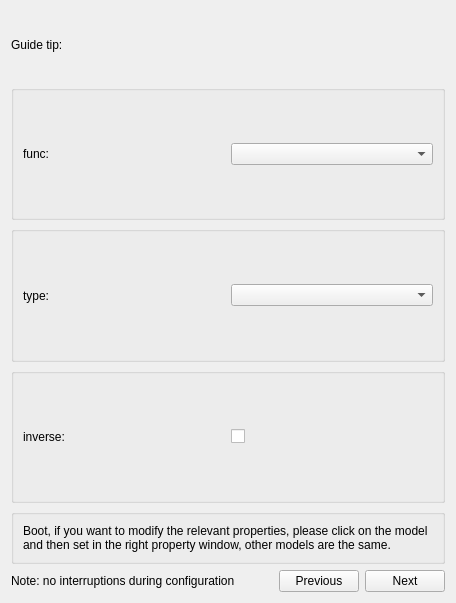
<?xml version="1.0" encoding="UTF-8"?>
<ui version="4.0">
 <class>DOContentSetting</class>
 <widget class="QWidget" name="DOContentSetting">
  <property name="geometry">
   <rect>
    <x>0</x>
    <y>0</y>
    <width>456</width>
    <height>603</height>
   </rect>
  </property>
  <property name="windowTitle">
   <string>DO Guidence Setting</string>
  </property>
  <layout class="QVBoxLayout" name="verticalLayout" stretch="1,2,2,2,0,1">
   <item>
    <layout class="QHBoxLayout" name="horizontalLayout_8">
     <item>
      <widget class="QLabel" name="label_promt">
       <property name="text">
        <string>Guide tip:</string>
       </property>
      </widget>
     </item>
     <item>
      <widget class="QLabel" name="label_direction">
       <property name="text">
        <string/>
       </property>
      </widget>
     </item>
    </layout>
   </item>
   <item>
    <widget class="QGroupBox" name="groupBox_0">
     <property name="title">
      <string/>
     </property>
     <layout class="QHBoxLayout" name="horizontalLayout_5">
      <item>
       <layout class="QHBoxLayout" name="horizontalLayout">
        <item>
         <widget class="QLabel" name="label">
          <property name="text">
           <string>func:</string>
          </property>
         </widget>
        </item>
        <item>
         <widget class="customComboBox" name="comboBox_func"/>
        </item>
       </layout>
      </item>
     </layout>
    </widget>
   </item>
   <item>
    <widget class="QGroupBox" name="groupBox_1">
     <property name="title">
      <string/>
     </property>
     <layout class="QHBoxLayout" name="horizontalLayout_6">
      <item>
       <layout class="QHBoxLayout" name="horizontalLayout_2">
        <item>
         <widget class="QLabel" name="label_2">
          <property name="text">
           <string>type:</string>
          </property>
         </widget>
        </item>
        <item>
         <widget class="customComboBox" name="comboBox_type"/>
        </item>
       </layout>
      </item>
     </layout>
    </widget>
   </item>
   <item>
    <widget class="QGroupBox" name="groupBox_2">
     <property name="title">
      <string/>
     </property>
     <layout class="QHBoxLayout" name="horizontalLayout_7">
      <item>
       <layout class="QHBoxLayout" name="horizontalLayout_4">
        <item>
         <widget class="QLabel" name="label_3">
          <property name="text">
           <string>inverse:</string>
          </property>
         </widget>
        </item>
        <item>
         <widget class="QCheckBox" name="checkBox_inverse">
          <property name="text">
           <string/>
          </property>
         </widget>
        </item>
       </layout>
      </item>
     </layout>
    </widget>
   </item>
   <item>
    <widget class="QGroupBox" name="groupBox_3">
     <property name="sizePolicy">
      <sizepolicy hsizetype="Preferred" vsizetype="Minimum">
       <horstretch>0</horstretch>
       <verstretch>0</verstretch>
      </sizepolicy>
     </property>
     <property name="title">
      <string/>
     </property>
     <layout class="QHBoxLayout" name="horizontalLayout_9">
      <item>
       <widget class="QLabel" name="label_directOther">
        <property name="text">
         <string>Boot, if you want to modify the relevant properties, please click on the model and then set in the right property window, other models are the same.</string>
        </property>
        <property name="wordWrap">
         <bool>true</bool>
        </property>
       </widget>
      </item>
     </layout>
    </widget>
   </item>
   <item>
    <layout class="QHBoxLayout" name="horizontalLayout_3">
     <item>
      <widget class="QLabel" name="label_warningToolTip">
       <property name="text">
        <string>Note: no interruptions during configuration</string>
       </property>
      </widget>
     </item>
     <item>
      <spacer name="horizontalSpacer">
       <property name="orientation">
        <enum>Qt::Horizontal</enum>
       </property>
       <property name="sizeHint" stdset="0">
        <size>
         <width>40</width>
         <height>20</height>
        </size>
       </property>
      </spacer>
     </item>
     <item>
      <widget class="QPushButton" name="ptb_Previous">
       <property name="text">
        <string>Previous</string>
       </property>
      </widget>
     </item>
     <item>
      <widget class="QPushButton" name="ptb_Next">
       <property name="text">
        <string>  Next  </string>
       </property>
      </widget>
     </item>
    </layout>
   </item>
  </layout>
 </widget>
 <customwidgets>
  <customwidget>
   <class>customComboBox</class>
   <extends>QComboBox</extends>
   <header>ModelCustomWidget.h</header>
  </customwidget>
 </customwidgets>
 <resources/>
 <connections/>
</ui>
